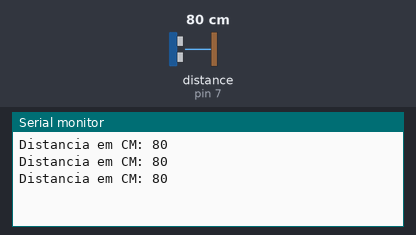
The sketch below on a simulated Arduino Uno, built with avr-gcc and run on an emulated ATmega328P. On the bench: the last lines printed to the serial monitor. Wiring (inferred from the names in the program): ultrasonic range finder: trigger pin 6; echo pin 7. The inputs (shaded band) are chosen by the test bench; at power-on: distance to the obstacle (sensor on pin 7) 80 cm. The echo pulse lasts 58.3 µs per cm.

Above: at 1.3 s.
1.4 s: distance to the obstacle (sensor on pin 7) set to 2 cm
At 1.9 s:
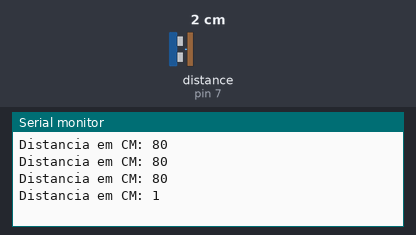
2.9 s: distance to the obstacle (sensor on pin 7) set to 4 cm
At 3.4 s:
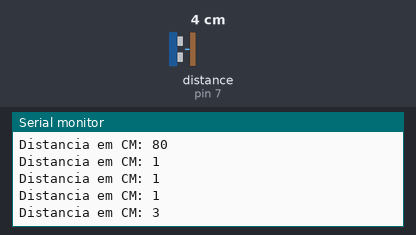
Timing chart, 0 to 5.9 s (numbered marks = the images above; inputs shaded):
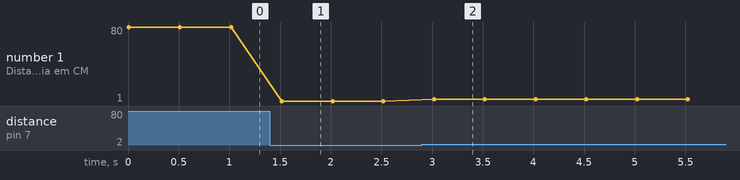

The sketch:

projeto_final_bengala.ino
```cpp
const int trigPin = 6;
const int echoPin = 7;
const int WhiteLed = 11;
const int BlueLed = 12;
const int GreenLed = 13;

void setup(){
  Serial.begin(9600);
  pinMode(trigPin,OUTPUT);
  pinMode(echoPin, INPUT);
}

void loop(){
  digitalWrite(trigPin, LOW);
  delayMicroseconds(2);
  digitalWrite(trigPin, HIGH);
  delayMicroseconds(10);
  digitalWrite(trigPin, LOW);

  unsigned long duracao = pulseIn(echoPin, HIGH);
  int distancia = duracao / 58;

  if (distancia > 300){
     distancia = 300;
  }

  if (distancia <= 100){
     digitalWrite(WhiteLed, HIGH);
     digitalWrite(GreenLed, LOW);
     digitalWrite(BlueLed, LOW);
  }

  if ((distancia <= 200.00) && (distancia > 100)){
    digitalWrite(BlueLed, HIGH);
    digitalWrite(WhiteLed, LOW);
    digitalWrite(GreenLed, LOW);
  }

  if (distancia > 200.00){
    digitalWrite(GreenLed, HIGH);
    digitalWrite(WhiteLed, LOW);
    digitalWrite(BlueLed, LOW);
  }
  Serial.print("Distancia em CM: ");
  Serial.println(distancia);
  delay(500);
}
```

Measured:
- after the input at 1.4 s, the serial monitor: prints a new line after 0.12 s (image 1)
- after the input at 2.9 s, the serial monitor: prints a new line after 0.12 s (image 2)
- plotted number 1: 80 → 1 after the input at 1.4 s, 1 → 3 after the input at 2.9 s
